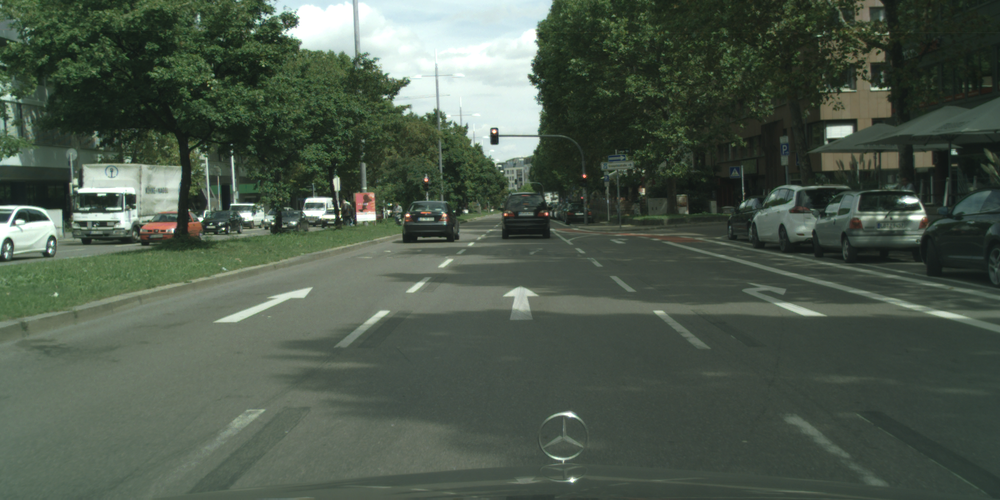
%> input picture IPM/images/frontImage.png, 1000 x 500 px, shrunk from 2048 x 1024 before the run
$ octave invPM.m   (GNU Octave 9; MATLAB toolbox functions it lacks are replaced by stand-ins)
%> lines starting %> are read from the running program, lines starting %| are printed output that depends on the picture
%> further down, frontImage is the input picture: size 500x1000x3 uint8; mean R, G, B 76.7, 88.9, 75.9
### IPM/bilinearSampler.m
function output = bilinearSampler(imgs, pCoords)

% Obtener tamano de las imagenes
imgH = size(imgs,1); imgW = size(imgs,2); imgC = size(imgs,3);
%> after `imgH = size(imgs,1)`: imgH = 500
%> after `imgW = size(imgs,2)`: imgW = 1000
%> after `imgC = size(imgs,3)`: imgC = 3
pixH = size(pCoords,1); pixW = size(pCoords,2); pixC = size(pCoords,3);

% Obtner pixeles en X y Y
pixX = reshape(pCoords(:,:,1), pixH, pixW, 1);
pixY = reshape(pCoords(:,:,2), pixH, pixW, 1);

% Redondear valores
pixX0 = floor(pixX);
pixX1 = pixX0 + 1;
pixY0 = floor(pixY);
pixY1 = pixY0 + 1;

% Valores maximos en X y Y
yMax = imgH - 1; xMax = imgW - 1;
%> after `yMax = imgH - 1`: yMax = 499
%> after `xMax = imgW - 1`: xMax = 999

% Limitar valores
pixX0(pixX0<0) = 0; pixX0(xMax<pixX0) = xMax;
%> after `pixX0(xMax<pixX0) = xMax`:
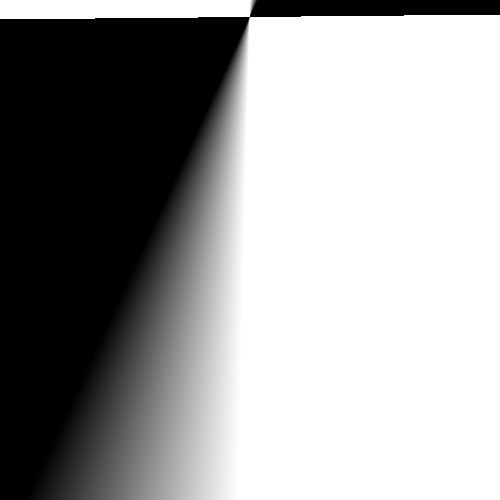
%> pixX0: size 500x500 double; min 0, max 999, mean 616.8; drawn with min black and max white
pixY0(pixY0<0) = 0; pixY0(yMax<pixY0) = yMax;
%> after `pixY0(yMax<pixY0) = yMax`:
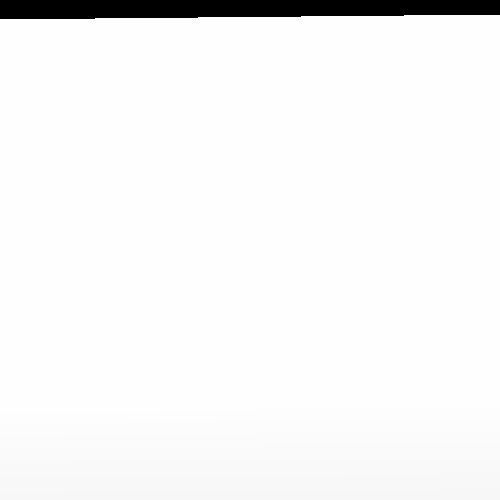
%> pixY0: size 500x500 double; min 0, max 499, mean 480.5; drawn with min black and max white
pixX1(pixX1<0) = 0; pixX1(xMax<pixX1) = xMax;
pixY1(pixY1<0) = 0; pixY1(yMax<pixY1) = yMax;

% distancia intermedia
wtX0 = pixX1 - pixX;
wtX1 = pixX - pixX0;
wtY0 = pixY1 - pixY;
wtY1 = pixY - pixY0;

baseY0 = pixY0*imgW;
baseY1 = pixY1*imgW;

% Indices
idx00 = pixX0 + baseY0;
idx00 = reshape(idx00.', 1, []);
idx01 = pixX0 + baseY1;
idx01 = reshape(idx01.', 1, []);
idx10 = pixX1 + baseY0;
idx10 = reshape(idx10.', 1, []);
idx11 = pixX1 + baseY1;
idx11 = reshape(idx11.', 1, []);

% Imagen inicial transformada
imgsT = zeros(size(imgs,2), size(imgs,1),size(imgs,3));
imgsT(:,:,1) = imgs(:,:,1).';
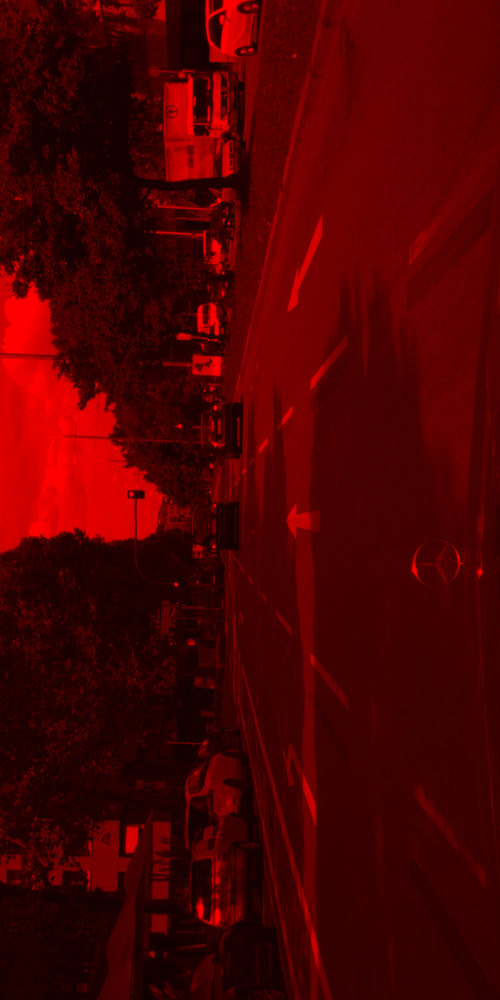
%> imgsT: size 1000x500x3 double; mean R, G, B 76.7, 0, 0
imgsT(:,:,2) = imgs(:,:,2).';
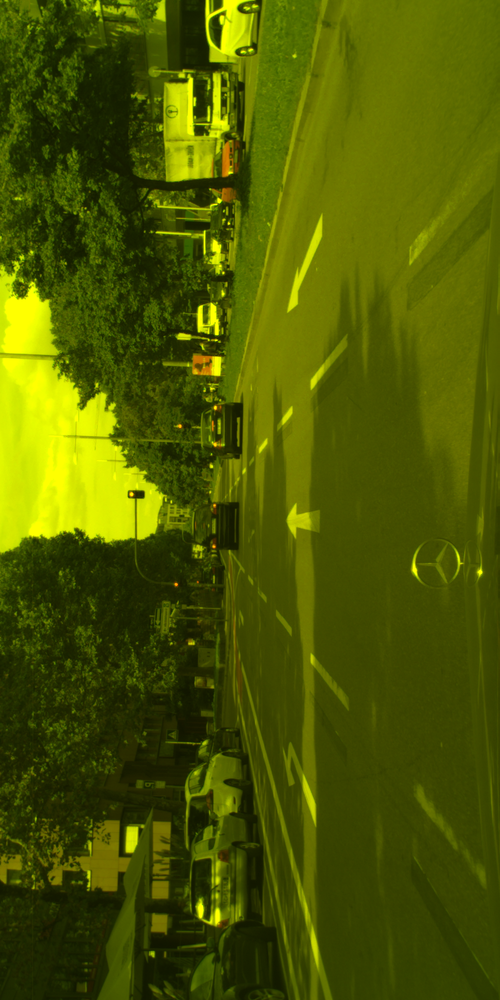
%> imgsT: size 1000x500x3 double; mean R, G, B 76.7, 88.9, 0
imgsT(:,:,3) = imgs(:,:,3).';
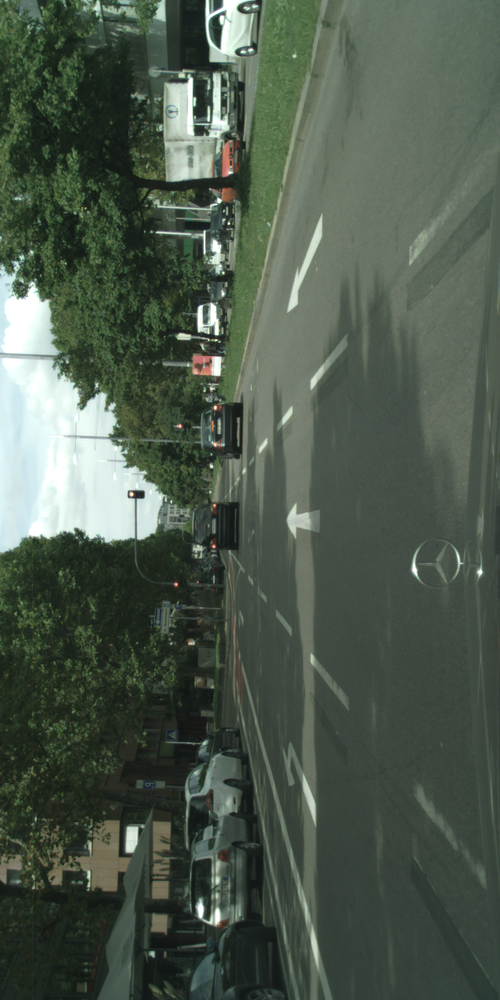
%> imgsT: size 1000x500x3 double; mean R, G, B 76.7, 88.9, 75.9; mean of the top-left, top-right, bottom-left and bottom-right quarters 95.8, 99.8, 57.8, 68.7

% reordenamiento
imgs_flat = reshape(imgsT, [], imgC);
im00 = reshape(imgs_flat(idx00+1,:), pixH, pixW, imgC);
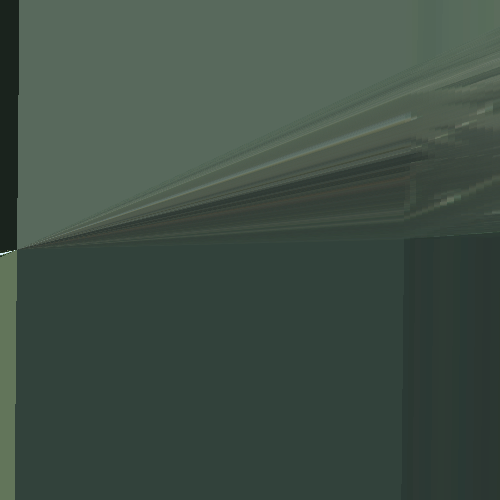
%> im00: size 500x500x3 double; mean R, G, B 63.7, 78.8, 69.3
im01 = reshape(imgs_flat(idx01+1,:), pixH, pixW, imgC);
im10 = reshape(imgs_flat(idx10+1,:), pixH, pixW, imgC);
im11 = reshape(imgs_flat(idx11+1,:), pixH, pixW, imgC);

w00 = wtX0.*wtY0;
w01 = wtX0.*wtY1;
w10 = wtX1.*wtY0;
w11 = wtX1.*wtY1;

% Remuestreo
output = w00.'.*im00 + w01.'.*im01 + w10.'.*im10 + w11.'.*im11;
output = uint8(output);
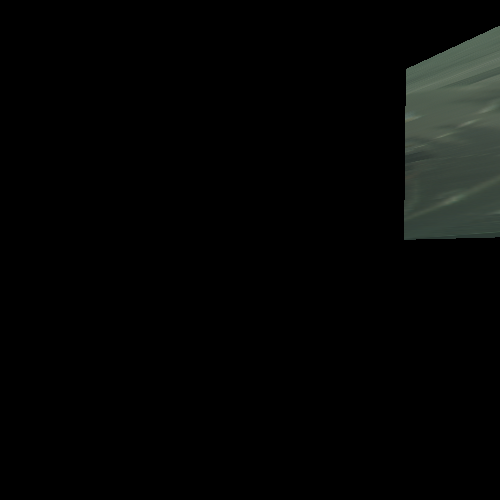
%> output: size 500x500x3 uint8; mean R, G, B 5.1, 6.1, 5.2; mean of the top-left, top-right, bottom-left and bottom-right quarters 0, 21.9, 0, 0
end

### IPM/perspective.m
function pixelCoords = perspective(camCoords, projMat, h, w)

eps = 1e-7; % Parametro para evitar la division por 0 en la division

% Implementacion de ecuacion
pixelCoords = projMat*camCoords;
% Homogenizar coordenadas
pixelCoords = pixelCoords(1:2, :)./(pixelCoords(3,:)+eps);

% Reordenar coordenadas
pixelCoords = reshape(pixelCoords, 2, h, w);
pixelCoords = permute(pixelCoords, [2, 3, 1]);

end

### IPM/plane.m
function mesh = plane(x, y, col, row, scale)

% Establecer limites del plano
xMin = x;
xMax = x + col*scale;
yMin = y;
yMax = y + row*scale;

% Generar meshgrid a partir de los limitess
mesh = genMeshgrid(xMin, xMax, col, yMin, yMax, row);

end

### IPM/genMeshgrid.m
function coords = genMeshgrid(xMin, xMax, numX, yMin, yMax, numY)

% Generar mesh grid
x = linspace(xMin, xMax, numX);
y = linspace(yMin, yMax, numY);
[x, y] = meshgrid(x, y);

% Reordenar las matrices como filas
x = reshape(x.', 1, []);
y = reshape(y.', 1, []);
z = zeros(size(x));

% matriz homogenea
coords = [x; y; z; ones(size(x))];

end

### IPM/invPM.m
%% Visualizar imagen RGB
frontImage = imread('./images/frontImage.png');

figure,
subplot(121),
imshow(frontImage)
title('Imagen RGB')

%% Definir plano de accion
TARGET_H= 500; TARGET_W = 500;
planoXYZ = plane(0, -25, TARGET_H, TARGET_W, 0.1);
planoXYZ(2,:) = -planoXYZ(2,:);

%% Parametros de la camara
K = [2263.55, 0, 1079.02,  0;
     0, 2250.37,  515.01,  0;
     0,       0,       1,  0;
     0,       0,       0,  1];

Rt = [-0.0097, -0.9999,       0,  0.0427;
      -0.0384,  0.0004, -0.9993,  1.2768;
       0.9992, -0.0097, -0.0384, -1.6518;
            0,       0,       0,       1];

%% Obtención de coordenadas de IPM
P = K*Rt;
pixelCoords = perspective(planoXYZ, P, TARGET_H, TARGET_W);

%% Interpolar la imagen para una correcta visualizacion
image2 = bilinearSampler(frontImage, pixelCoords);

%% Visualización de resultados
subplot(122),
imshow(image2)
title('Bird`s eye of view')
